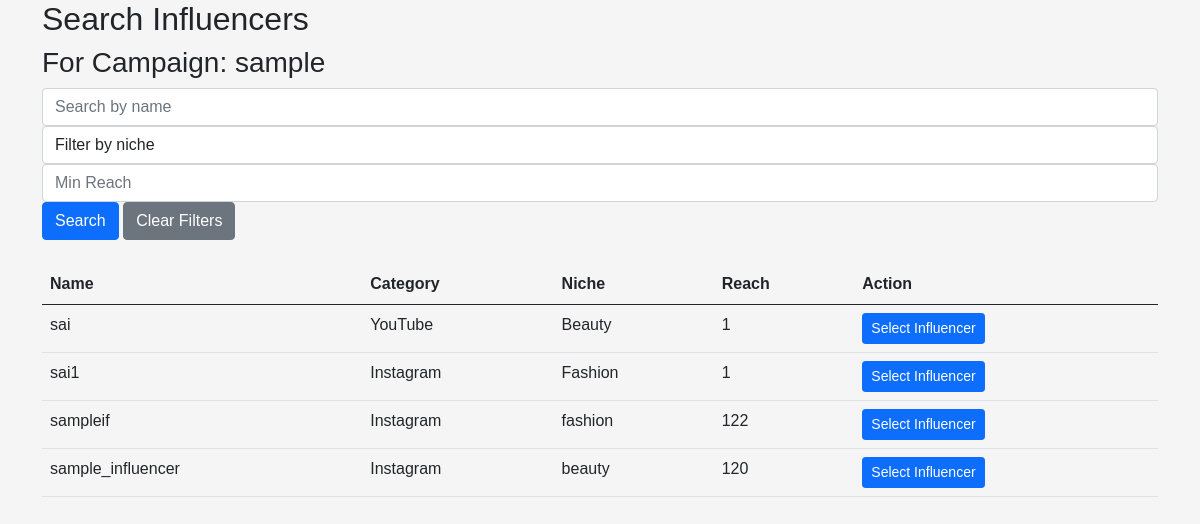
The page /search_influencers?campaign_id=1 (signed in) on the database its author committed.
### backend/models.py (models this page shows)
class Campaign(db.Model):
    __tablename__ = 'campaigns'
    id = db.Column(db.Integer, primary_key=True)
    sponsor_id = db.Column(db.Integer, db.ForeignKey('sponsors.id'), nullable=False)
    name = db.Column(db.String(100), nullable=False)
    description = db.Column(db.Text)
    start_date = db.Column(db.Date, nullable=False)
    end_date = db.Column(db.Date, nullable=False)
    budget = db.Column(db.Float, nullable=False)
    visibility = db.Column(db.Enum('public', 'private'), nullable=False)
    goals = db.Column(db.Text)
    sponsor = relationship('Sponsor', back_populates='campaigns')
    ad_requests = relationship('AdRequest', back_populates='campaign')

class Influencer(db.Model):
    __tablename__ = 'influencers'
    id = db.Column(db.Integer, primary_key=True)
    user_id = db.Column(db.Integer, db.ForeignKey('users.id'), unique=True, nullable=False)
    name = db.Column(db.String(100), nullable=False)
    category = db.Column(db.String(100))
    niche = db.Column(db.String(100))
    reach = db.Column(db.Integer)
    user = relationship('User', backref=db.backref('influencer', uselist=False))
    ad_requests = relationship('AdRequest', back_populates='influencer')

### backend/controller.py (the view)
@app.route("/search_influencers")
@login_required
def search_influencers():
    if current_user.role != "sponsor":
        flash("Access denied.")
        return redirect(url_for("home"))
    query = request.args.get("query")
    category = request.args.get("category")
    min_reach = request.args.get("min_reach")
    campaign_id = request.args.get("campaign_id")
    influencers = Influencer.query
    if query:
        influencers = influencers.filter(Influencer.name.ilike(f"%{query}%"))
    if category:
        influencers = influencers.filter_by(niche = category)
    if min_reach:
        influencers = influencers.filter(Influencer.reach >= int(min_reach))
    influencers = influencers.all()
    campaign = None
    if campaign_id:
        campaign = Campaign.query.get(campaign_id)
    return render_template("search_influencers.html", influencers=influencers, campaign=campaign)

### app.py (called while the page is built)
def init_app():
    app = Flask(__name__)
    app.secret_key = 'fsfdgdsgs'
    app.debug = True
    app.config['SQLALCHEMY_DATABASE_URI'] = 'sqlite:///iescp.db'
    db.init_app(app)
    app.app_context().push()
    login_manager = LoginManager()
    login_manager.login_view = 'controller.login'
    login_manager.init_app(app)
    @login_manager.user_loader
    def load_user(id):
        return User.query.get(int(id))
    print("app started....")
    return app

### templates/search_influencers.html (shortened to what this page needs)
{% extends "base.html" %}
{% block content %}
<div class="container">
    <h2>Search Influencers</h2>
    {% if campaign %}
    <h3>For Campaign: {{ campaign.name }}</h3>
    {% endif %}
    <form action="{{ url_for('search_influencers') }}" method="GET" class="mb-4">
        <div class="form-row">
            <div class="col">
                <input type="text" name="query" class="form-control" placeholder="Search by name" value="{{ request.args.get('query', '') }}">
            </div>
            <div class="col">
                <select name="category" class="form-control">
                    <option value="" disabled selected>Filter by niche</option>
                </select>
            </div>
            <div class="col">
                <input type="number" name="min_reach" class="form-control" placeholder="Min Reach" value="{{ request.args.get('min_reach', '') }}">
            </div>
            <div class="col">
                <button type="submit" class="btn btn-primary">Search</button>
                <a href="{{ url_for('search_influencers', campaign_id=campaign.id if campaign else None) }}" class="btn btn-secondary">Clear Filters</a>
            </div>
        </div>
    </form>
    <table class="table">
        <thead>
            <tr>
                <th>Name</th>
                <th>Category</th>
                <th>Niche</th>
                <th>Reach</th>
                <th>Action</th>
            </tr>
        </thead>
        <tbody>
            {% for influencer in influencers %}
            <tr>
                <td>{{ influencer.name }}</td>
                <td>{{ influencer.category }}</td>
                <td>{{ influencer.niche }}</td>
                <td>{{ influencer.reach }}</td>
                <td>
                    {% if campaign %}
                        <a href="{{ url_for('create_ad_request', campaign_id=campaign.id, influencer_id=influencer.id) }}" class="btn btn-primary btn-sm">Select Influencer</a>
                    {% else %}
                        <span class="text-muted">No Campaign Selected</span>
                    {% endif %}
                </td>
            </tr>
            {% endfor %}
        </tbody>
    </table>
</div>
{% endblock %}

### templates/base.html (shortened to what this page needs)
<!DOCTYPE html>
<html lang="en">
<head>
    <link href="https://cdn.jsdelivr.net/npm/bootstrap@5.0.2/dist/css/bootstrap.min.css" rel="stylesheet">
    <link rel="stylesheet" type="text/css" href="{{ url_for('static', filename='css/styles.css') }}">
</head>
<body>
        {% block content %}
        {% endblock %}
</body>
</html>

### static/css/styles.css (style rules this page uses)
body { font-family: Arial, sans-serif; background-color: #f5f5f5; }

### rows shown on the page
Campaign: name "sample"
Influencer: name "sai", category "YouTube", niche "Beauty", reach "1"
Influencer: name "sai1", category "Instagram", niche "Fashion", reach "1"
Influencer: name "sampleif", category "Instagram", niche "fashion", reach "122"
Influencer: name "sample_influencer", category "Instagram", niche "beauty", reach "120"
